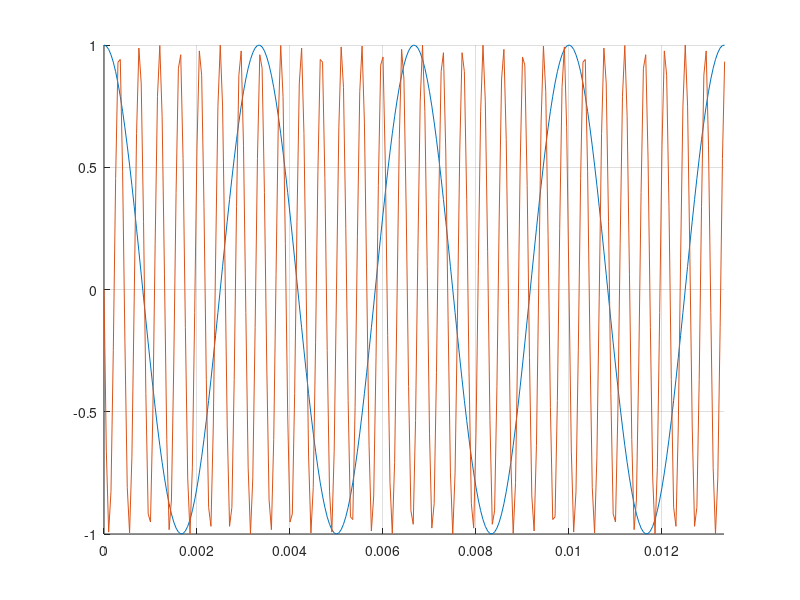

The MATLAB script that drew this image:
clear all

hold on

F= 20000;
t= 0:1/F:0.1;
x1= cos(2*pi*300*t);
x2= cos(2*pi*2300*t + pi/2);
plot(t,x1)
plot(t,x2)
axis([0 4/300 -1 1])
grid on

hold off
